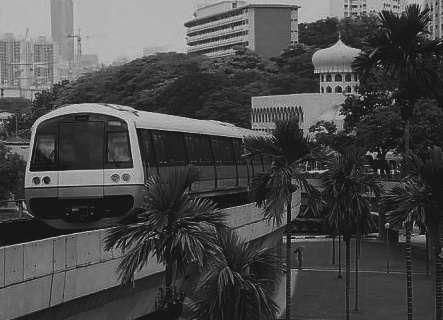
%> input picture Lab1/images/mrttrainbland.jpg, 443 x 320 px
$ octave Lab1.m   (GNU Octave 9; MATLAB toolbox functions it lacks are replaced by stand-ins)
%> lines starting %> are read from the running program, lines starting %| are printed output that depends on the picture
% 2.1 Contrast Stretching

% Part A
	Pc = imread('./images/mrttrainbland.jpg');
%> Pc is the input picture: size 320x443x3 uint8; min 13, max 204, mean 74
	whos Pc
	P = rgb2gray(Pc);

% Part B
	imshow(P);

% Part C
	a = min(P(:))
%> a = 13
	b = max(P(:))
%> b = 204

% Part D
	norm = imsubtract(double(P), double(a)) / imsubtract(double(b), double(a));
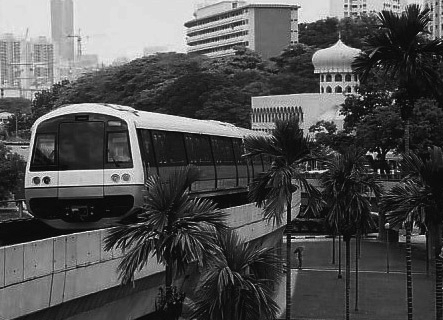
%> norm: size 320x443 double; min 0, max 1, mean 0.319
	output_s = uint8(255.0*norm);
	figure, imshow(output_s)
	figure, imshow(P)
	P2 = output_s;
	min(P2(:))
%> ans = 0
	max(P2(:))
%> ans = 255

% Part E
	imshow(P2);
	imshow(P2, []);

% 2.2 Histogram Equalization

% Part A
	imhist(P,10)
%> figure, not shown here; highest point at x = 28.33, y = 50391
	imhist(P, 256)
%> figure, not shown here; highest point at x = 23, y = 2935

% Part B
	P3 = histeq(P,255);
	figure, imhist(P3, 10)
	figure, imhist(P3,256)
% Part C
	P3 = histeq(P,255);
	figure, imhist(P3, 10)
	figure, imhist(P3,256)


% 2.3 Linear Spatial Filtering

% Part A
	PSF = fspecial('gaussian', 5, 1);
	PSF2 = fspecial('gaussian', 5, 2);
	figure, mesh(PSF)
	figure, mesh(PSF2)
%> after `mesh(PSF2)`:
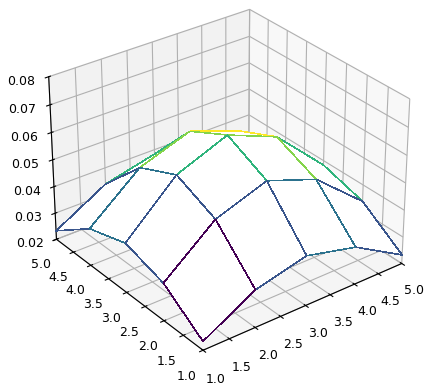
%> figure redrawn from the program's plot data

% Part B
	PIC = imread('./images/ntugn.jpg');
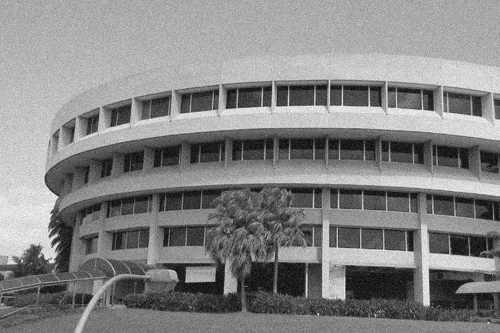
%> input picture Lab1/images/ntugn.jpg, 500 x 333 px
%> PIC is the input picture: size 333x500 uint8; min 0, max 255, mean 131.8
	imshow(PIC);

% Part C
	% Wrong Code
	Output = conv2(PIC,PSF);
	Output2 = conv2(PIC,PSF2);
	figure, imshow(uint8(Output))
	figure, imshow(uint8(Output2))

	% Correct Code
	Output = conv2(PIC,PSF, 'same');
%> Output: size 333x500 double
	Output2 = conv2(PIC,PSF2, 'same');
%> Output2: size 333x500 double
	figure, imshow(uint8(Output))
	figure, imshow(uint8(Output2))

% Part D
	specPIC = imread('./images/ntusp.jpg');
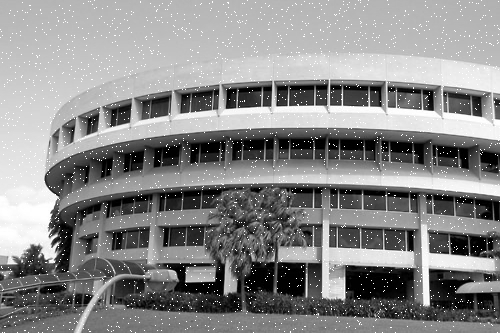
%> input picture Lab1/images/ntusp.jpg, 500 x 333 px
%> specPIC is the input picture: size 333x500 uint8; min 0, max 255, mean 136.7
	imshow(specPIC);

% Part E
	specOutput1 = conv2(specPIC, PSF, 'same');
	specOutput2 = conv2(specPIC, PSF2, 'same');
	figure, imshow(uint8(specOutput1))
	figure, imshow(uint8(specOutput2))


% 2.4 Median Filtering
	medF = medfilt2(PIC, [3 3]);
	medF2 = medfilt2(PIC, [5 5]);
	figure, imshow(medF)
	figure, imshow(medF2)


% 2.5 Suppressing Noise Interference Patterns

% Part A
	picInt = imread('./images/pckint.jpg');
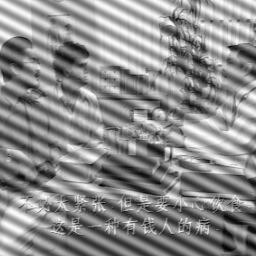
%> input picture Lab1/images/pckint.jpg, 256 x 256 px
%> picInt is the input picture: size 256x256 uint8; min 0, max 255, mean 139.3
	imshow(picint)
%> (this line was passed over: picint is not available in this run)

% Part B
	F = fft2(picInt);
	S = abs(F);
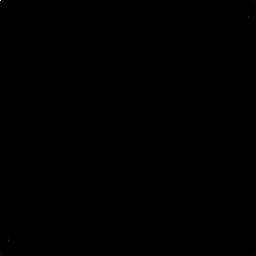
%> S: size 256x256 double; min 1.66, max 9128471, mean 3547.3; drawn with min black and max white
	imagesc(fftshift(S.^0.1));
	colormap('default')
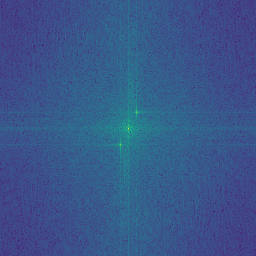
%> displayed picture: size 256x256x3, on the screen's scale of 0 to 255; mean R, G, B 56.5, 86.6, 138.9
	figure, imagesc(fftshift(S.^0.1));
	figure, imshow(picInt);
	colormap(gray)

% Part C
%> (the run ends here)
